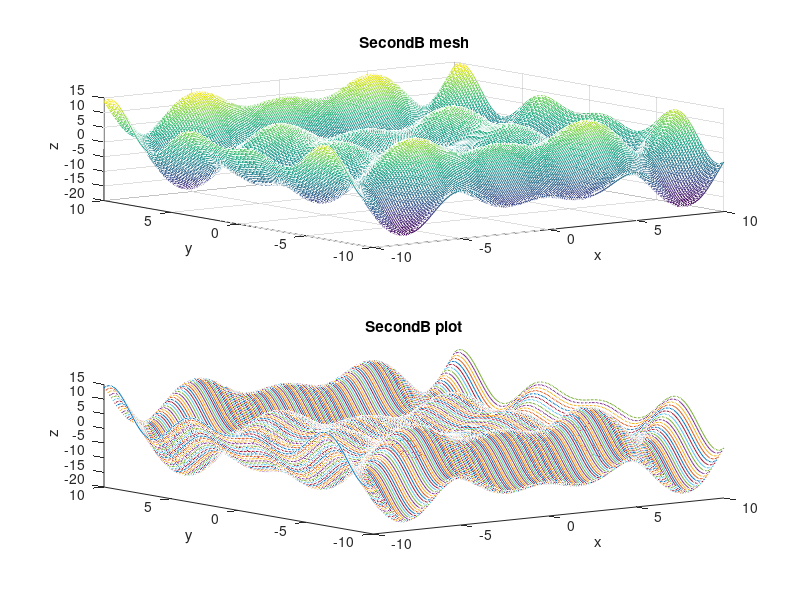

The MATLAB source for this figure:
x = -10:0.1:10;
y = -10:0.1:10;
a=1;
[X, Y] = meshgrid(x,y);
Z = -X.*sin(X)-Y.*cos(Y);
subplot(2,1,1)
mesh(X, Y, Z)
title('SecondB mesh')
xlabel('x')
ylabel('y')
zlabel('z')
subplot(2,1,2)
plot3(X, Y, Z)
title('SecondB plot')
xlabel('x')
ylabel('y')
zlabel('z')